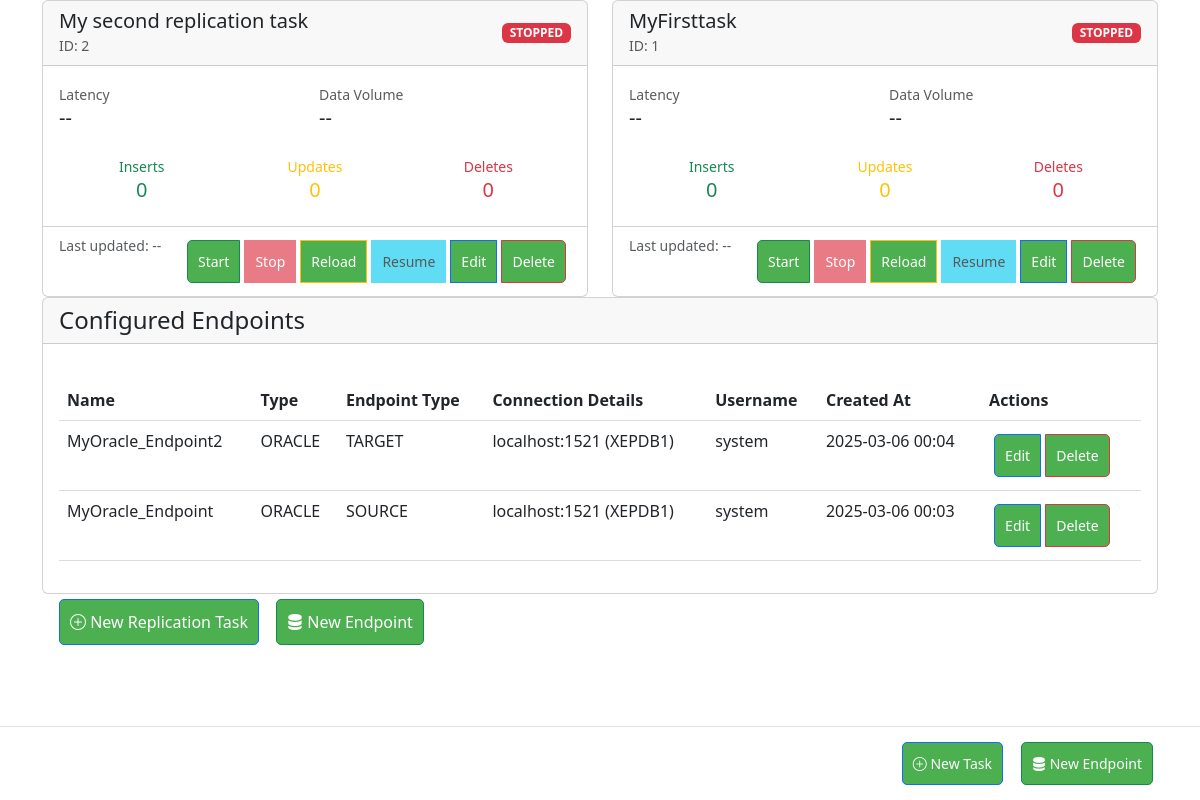
Before: / with the older database file.
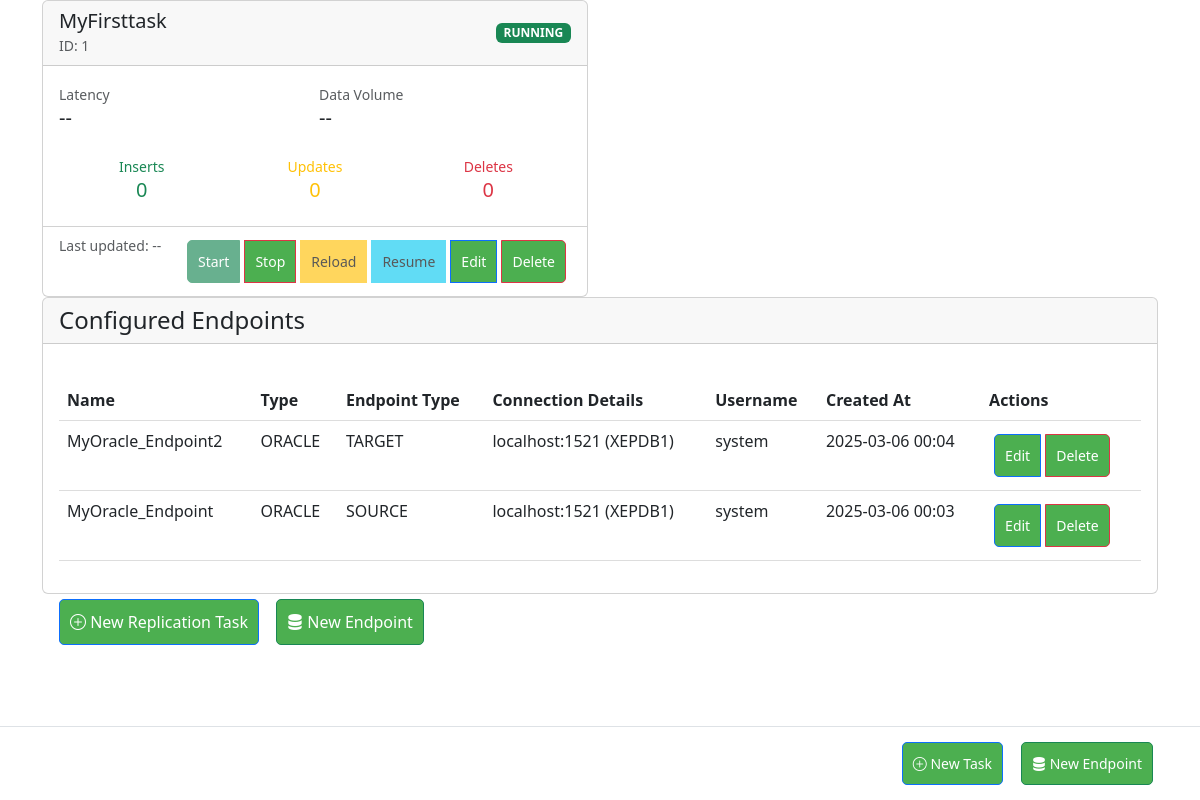
After: the same page with the newer database file.
### app/models/task.py (models this page shows, shortened)
class ReplicationTask(db.Model):
    __tablename__ = 'replication_task'
    id = db.Column(db.Integer, primary_key=True)
    name = db.Column(db.String(120), unique=True, nullable=False)
    metrics = db.Column(db.JSON)  # Stores latency, counts, etc.
    source_id = db.Column(db.Integer, db.ForeignKey('endpoint.id'), nullable=False)
    destination_id = db.Column(db.Integer, db.ForeignKey('endpoint.id'), nullable=False)
    tables = db.Column(db.JSON)
    cdc_type = db.Column(db.String(20))
    cdc_config = db.Column(db.JSON)
    status = db.Column(db.String(20), default='stopped')
    options = db.Column(db.JSON)
    last_position = db.Column(db.JSON)
    created_at = db.Column(db.DateTime, default=db.func.now())
    tables = db.Column(db.JSON)  # Store selected tables
    initial_load = db.Column(db.Boolean, default=False)
    create_tables = db.Column(db.Boolean, default=True)
    replication_mode = db.Column(db.String(20), default='full')  # full/partial
    metrics = db.Column(db.JSON, default={  # Initialize metrics with default values
        'inserts': 0,
        'updates': 0,
        'deletes': 0,
        'bytes_processed': 0,
        'latency': 0,
        'last_updated': datetime.utcnow().isoformat(),
        'last_position': 0
    })
    source = db.relationship('Endpoint', foreign_keys=[source_id], backref='source_tasks')
    destination = db.relationship('Endpoint', foreign_keys=[destination_id], backref='destination_tasks')

### app/models/endpoint.py (models this page shows, shortened)
class Endpoint(db.Model):
    id = db.Column(db.Integer, primary_key=True)
    name = db.Column(db.String(100), nullable=False)
    type = db.Column(db.String(20), nullable=False)  # oracle, mysql, bigquery
    username = db.Column(db.String(100), nullable=False)
    password = db.Column(db.String(100), nullable=False)
    host = db.Column(db.String(100))  # For oracle/mysql
    port = db.Column(db.Integer)  # For oracle/mysql
    service_name = db.Column(db.String(100))  # For oracle
    dataset = db.Column(db.String(100))  # For bigquery
    credentials_json = db.Column(db.Text)  # For bigquery
    database = db.Column(db.String(100))  # For mysql
    created_at = db.Column(db.DateTime, default=db.func.now())
    target_schema = db.Column(db.String(100))  # New field for target schema
    endpoint_type = db.Column(db.String(20), nullable=False, default='source')  # source or target

### app/web/routes.py (the view)
@bp.route('/')
def dashboard():
    page = request.args.get('page', 1, type=int)
    per_page = 10
    tasks = ReplicationTask.query.order_by(ReplicationTask.created_at.desc()).all()
    endpoints = Endpoint.query.order_by(Endpoint.created_at.desc()).all()
    return render_template('dashboard.html',
                           tasks=tasks,
                           endpoints=endpoints)

### app/web/templates/dashboard.html (shortened to what this page needs)
{% extends "base.html" %}
{% block content %}
 <div class="row row-cols-1 row-cols-md-2 g-4" id="task-monitor">
    {% for task in tasks %}
    <div class="col" data-task-id="{{ task.id }}">
        <div class="card h-100">
          <div class="card-header d-flex justify-content-between align-items-center">
             <div>
                <h5 class="mb-0">{{ task.name }}</h5>
                <small class="text-muted">ID: {{ task.id }}</small>
             </div>
             <span class="task-status-badge badge bg-{{ 'success' if task.status == 'running' else 'danger' }}">
                     {{ task.status|upper }}
             </span>
          </div>
            <div class="card-body">
                <div class="row g-2 mb-3">
                    <div class="col-6">
                        <small class="text-muted">Latency</small>
                        <div class="h5" data-metric="latency">--</div>
                    </div>
                    <div class="col-6">
                        <small class="text-muted">Data Volume</small>
                        <div class="h5" data-metric="volume">--</div>
                    </div>
                </div>
                <div class="row g-2">
                    <div class="col-4 text-center">
                        <div class="text-success">
                            <small>Inserts</small>
                            <div class="h5" data-metric="inserts">0</div>
                        </div>
                    </div>
                    <div class="col-4 text-center">
                        <div class="text-warning">
                            <small>Updates</small>
                            <div class="h5" data-metric="updates">0</div>
                        </div>
                    </div>
                    <div class="col-4 text-center">
                        <div class="text-danger">
                            <small>Deletes</small>
                            <div class="h5" data-metric="deletes">0</div>
                        </div>
                    </div>
                </div>
            </div>
            <div class="card-footer bg-transparent">
                <div class="d-flex justify-content-between">
                    <small class="text-muted">
                        Last updated: <span data-metric="last-updated">--</span>
                    </small>
<div class="btn-group">
    <a href="{{ url_for('web.control_task', task_id=task.id, action='start') }}"
       class="btn btn-sm btn-success {{ 'disabled' if task.status == 'running' }}">
        Start
    </a>
    <button class="btn btn-sm btn-danger stop-task-btn"
            data-task-id="{{ task.id }}"
            {% if task.status != 'running' %}disabled{% endif %}>
        Stop
    </button>
    <button class="btn btn-sm btn-warning reload-btn"
            data-task-id="{{ task.id }}"
            {% if task.status =='running' %}disabled{% endif %}>
        Reload
    </button>
    <button class="btn btn-sm btn-info resume-btn"
            data-task-id="{{ task.id }}"
            {% if not task.last_position %}disabled{% endif %}>
        Resume
    </button>
    <a href="{{ url_for('web.edit_task', task_id=task.id) }}"
       class="btn btn-sm btn-primary">
        Edit
    </a>
    <button class="btn btn-sm btn-danger delete-task-btn"
            data-task-id="{{ task.id }}"
            onclick="confirmDeleteTask({{ task.id }})">
        Delete
    </button>
</div>                </div>
            </div>
        </div>
    </div>
    {% else %}
    <div class="col-12">
        <div class="alert alert-info">No active replication tasks</div>
    </div>
    {% endfor %}
</div>
    <div class="card">
        <div class="card-header">
            <h4 class="mb-0">Configured Endpoints</h4>
        </div>
        <div class="card-body">
            <table class="table table-hover">
                <thead>
                    <tr>
                        <th>Name</th>
                        <th>Type</th>
                        <th>Endpoint Type</th>
                        <th>Connection Details</th>
                        <th>Username</th>
                        <th>Created At</th>
                        <th>Actions</th>
                    </tr>
                </thead>
                <tbody>
                    {% for endpoint in endpoints %}
                    <tr>
                        <td>{{ endpoint.name }}</td>
                        <td>{{ endpoint.type|upper }}</td>
                        <td>{{ endpoint.endpoint_type|upper }}</td>
                        <td>
                            {% if endpoint.type == 'oracle' %}
                                {{ endpoint.host }}:{{ endpoint.port }} ({{ endpoint.service_name }})
                            {% elif endpoint.type == 'bigquery' %}
                                Dataset: {{ endpoint.dataset }}
                            {% elif endpoint.type == 'mysql' %}
                                Database: {{ endpoint.database }}
                            {% endif %}
                        </td>
                        <td>{{ endpoint.username }}</td>
                        <td>{{ endpoint.created_at.strftime('%Y-%m-%d %H:%M') }}</td>
                        <td>
                            <div class="btn-group">
                                <a href="{{ url_for('web.edit_endpoint', endpoint_id=endpoint.id) }}"
                                   class="btn btn-sm btn-primary">Edit</a>
                                <a href="{{ url_for('web.delete_endpoint', endpoint_id=endpoint.id) }}"
                                   class="btn btn-sm btn-danger"
                                   onclick="return confirm('Delete this endpoint?')">Delete</a>
                            </div>
                        </td>
                    </tr>
                    {% else %}
                    <tr>
                        <td colspan="6" class="text-center">No configured endpoints</td>
                    </tr>
                    {% endfor %}
                </tbody>
            </table>
        </div>
    </div>
<div class="container">
    <div class="d-flex justify-content-between mb-4">
        <div>
            <a href="{{ url_for('web.create_task') }}" class="btn btn-primary">
                <i class="bi bi-plus-circle"></i> New Replication Task
            </a>
            <a href="{{ url_for('web.create_endpoint') }}" class="btn btn-success ms-2">
                <i class="bi bi-server"></i> New Endpoint
            </a>
        </div>
    </div>
    </div>
{% endblock %}

### app/web/templates/base.html (shortened to what this page needs)
<!DOCTYPE html>
<html>
<head>
    <link href="https://cdn.jsdelivr.net/npm/bootstrap@5.3.0/dist/css/bootstrap.min.css" rel="stylesheet">
    <link rel="stylesheet" href="https://cdn.jsdelivr.net/npm/bootstrap-icons@1.11.3/font/bootstrap-icons.min.css">
    <link rel="stylesheet" href="{{ url_for('static', filename='css/dashboard.css') }}">
</head>
<body>
    <main class="container">
        {% block content %}{% endblock %}
    </main>
    <footer class="fixed-footer">
        <div class="container">
            <div class="d-flex justify-content-end gap-2">
                <a href="{{ url_for('web.create_task') }}" class="btn btn-primary btn-sm">
                    <i class="bi bi-plus-circle"></i> New Task
                </a>
                <a href="{{ url_for('web.create_endpoint') }}" class="btn btn-success btn-sm">
                    <i class="bi bi-server"></i> New Endpoint
                </a>
            </div>
        </div>
    </footer>
</body>
</html>

### app/static/css/dashboard.css (style rules this page uses)
.btn { background: #4CAF50; color: white; padding: 10px; border-radius: 5px; text-decoration: none; margin: 5px; }
table { width: 100%; margin-top: 20px; border-collapse: collapse; }
th, td { padding: 12px; text-align: left; border-bottom: 1px solid #ddd; }

### app/web/templates/base.html (style rules this page uses)
body { padding-bottom: 70px; }
.fixed-footer { position: fixed; bottom: 0; left: 0; right: 0; background: white; border-top: 1px solid #dee2e6; padding: 10px 0; z-index: 1000; }

Changed rows visible on the page:
removed ReplicationTask: name "My second replication task", id "2", status "STOPPED"
changed ReplicationTask "MyFirsttask": status "STOPPED" → "RUNNING"
